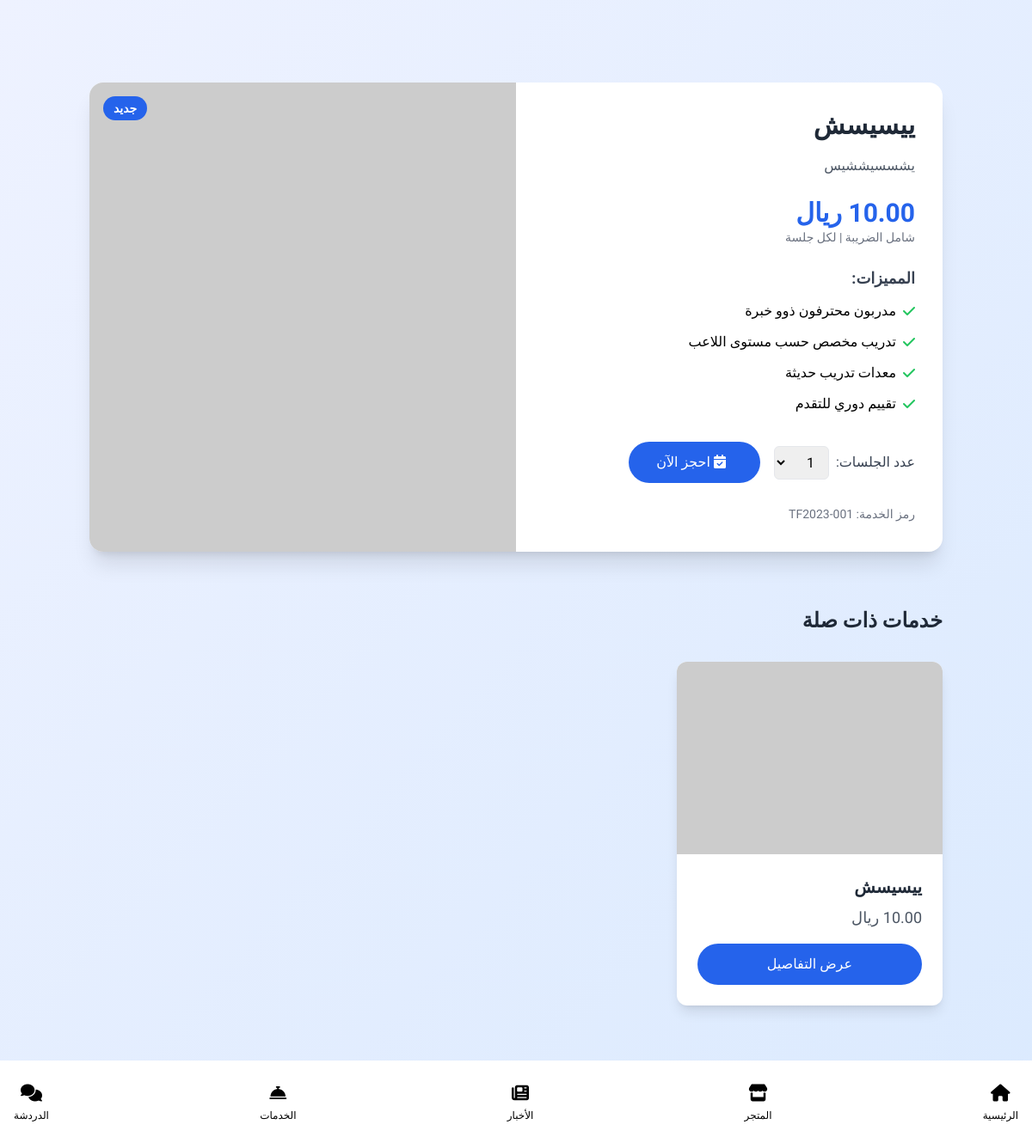
Screenshot of /student/viewServicesSpecific/2 (signed in) with the database file from the repository.
### students/models.py (models this page shows)
class ServicesModel(models.Model):
    club = models.ForeignKey(ClubsModel, on_delete=models.CASCADE)
    creator = models.ForeignKey(User, on_delete=models.SET_NULL, null=True)
    title = models.CharField(max_length=254, null=True)
    desc = models.TextField(null=True)
    age_from = models.IntegerField()
    age_to = models.IntegerField()
    price = models.DecimalField(max_digits = 6, decimal_places = 2)
    classification = models.ManyToManyField('ServicesClassificationModel', blank=True)
    is_enabled = models.BooleanField(default=True)
    creation_date = models.DateTimeField(null=True, verbose_name="تاريخ الانشاء")

### students/views.py (the view)
# urls.py: path('viewServicesSpecific/<int:id>', views.viewServicesSpecific, name='viewServicesSpecific'),
def viewServicesSpecific(request, id):
    user = request.user
    club = user.userprofile.student_profile.club
    service = ServicesModel.objects.get(id=id)
    services = ServicesModel.objects.filter(club=club)
    return render(request, 'student/services/viewSpecific.html', {'service':service, 'services':services})

### messenger/templatetags/messenger_tags.py (called while the page is built)
@register.simple_tag
@stringfilter
def get_user_club(user_id):
    user = User.objects.get(id=user_id)
    club = getUserClub(user)
    return club

### messenger/views.py (called while the page is built)
def getUserClub(user):
    userprofile = user.userprofile
    if userprofile.account_type == '2':
        return userprofile.director_profile.club
    elif user.userprofile.account_type == '3':
        return userprofile.student_profile.club
    elif user.userprofile.account_type == '4':
        return userprofile.Coach_profile.club
    else:
        return None

### templates/student/services/viewSpecific.html (shortened to what this page needs)
{% extends "base_student.html" %} {% load static %} {% block content %}
<section
  class="w-full py-8 md:py-16 bg-gradient-to-br from-indigo-50 to-blue-100"
>
  <div class="container mx-auto px-4 mt-4 md:mt-8 pb-24">
    <div
      class="bg-white rounded-2xl shadow-xl overflow-hidden transition-shadow duration-300 hover:shadow-2xl"
    >
      <div class="flex flex-col md:flex-row-reverse">
        <div class="md:w-1/2 relative">
          <img
            src="https://via.placeholder.com/600x400"
            alt="Service Image"
            class="w-full h-full object-cover transition-transform duration-300 hover:scale-105"
          />
          <div
            class="absolute top-4 left-4 bg-blue-600 text-white px-3 py-1 rounded-full text-sm font-semibold"
          >
            جديد
          </div>
        </div>
        <div class="md:w-1/2 p-6 md:p-8 flex flex-col justify-between">
          <div>
            <h1 class="text-3xl font-bold mb-4 text-right text-gray-800">
              {{service.title}}
            </h1>
            <p class="text-gray-600 mb-6 text-right leading-relaxed">
              {{service.desc}}
            </p>
            <div class="mb-6 text-right">
              <span class="text-3xl font-bold text-blue-600 block"
                >{{service.price}} ريال</span
              >
              <span class="text-sm text-gray-500 block"
                >شامل الضريبة | لكل جلسة</span
              >
            </div>
            <div class="mb-8">
              <h3 class="text-lg font-semibold mb-3 text-right text-gray-700">
                المميزات:
              </h3>
              <ul class="list-none text-right space-y-3">
                <li class="flex items-center justify-start">
                  <i class="fas fa-check text-green-500 ml-2"></i>
                  <span>مدربون محترفون ذوو خبرة</span>
                </li>
                <li class="flex items-center justify-start">
                  <i class="fas fa-check text-green-500 ml-2"></i>
                  <span>تدريب مخصص حسب مستوى اللاعب</span>
                </li>
                <li class="flex items-center justify-start">
                  <i class="fas fa-check text-green-500 ml-2"></i>
                  <span>معدات تدريب حديثة</span>
                </li>
                <li class="flex items-center justify-start">
                  <i class="fas fa-check text-green-500 ml-2"></i>
                  <span>تقييم دوري للتقدم</span>
                </li>
              </ul>
            </div>
          </div>
          <div>
            <div
              class="flex flex-col sm:flex-row justify-start items-center mb-6 space-y-4 sm:space-y-0"
            >
              <div class="flex items-center w-full sm:w-auto ml-4">
                <label for="sessions" class="text-right text-gray-700 ml-2"
                  >عدد الجلسات:</label
                >
                <select
                  id="sessions"
                  class="border rounded-md px-3 py-2 focus:outline-none focus:ring-2 focus:ring-blue-500"
                >
                  <option>1</option>
                </select>
              </div>
              <button
                class="w-full sm:w-auto bg-blue-600 text-white py-3 px-8 rounded-full hover:bg-blue-700 transition duration-300 transform hover:scale-105 focus:outline-none focus:ring-2 focus:ring-blue-500 focus:ring-opacity-50"
              >
                <i class="fas fa-calendar-check mr-2"></i>
                <span>احجز الآن</span>
              </button>
            </div>
            <div class="text-right">
              <span class="text-sm text-gray-500">رمز الخدمة: TF2023-001</span>
            </div>
          </div>
        </div>
      </div>
    </div>
    <div class="mt-16">
      <h2 class="text-2xl font-bold mb-8 text-right text-gray-800">
        خدمات ذات صلة
      </h2>
      <div class="grid grid-cols-1 sm:grid-cols-2 lg:grid-cols-3 gap-8">
        {% for ser in services %}
        <div
        class="bg-white rounded-xl shadow-lg overflow-hidden transition-all duration-300 hover:shadow-xl hover:-translate-y-1"
        >
        <img
          src="https://via.placeholder.com/300x200"
          alt="تدريب لياقة بدنية"
          class="w-full h-56 object-cover transition-transform duration-300 hover:scale-105"
        />
        <div class="p-6 text-right">
          <h3 class="text-xl font-semibold mb-2 text-gray-800">
            {{ser.title}}
          </h3>
          <p class="text-gray-600 text-lg mb-4">{{ser.price}} ريال</p>
          <a
            href="#"
            class="block w-full bg-blue-600 text-white text-center py-3 rounded-full hover:bg-blue-700 transition duration-300 transform hover:scale-105 focus:outline-none focus:ring-2 focus:ring-blue-500 focus:ring-opacity-50"
          >
            <span>عرض التفاصيل</span>
          </a>
        </div>
      </div>
      {% endfor %}
      </div>
    </div>
  </div>
</section>
{% endblock %}

### templates/base_student.html (style rules this page uses)
body { font-family: "Cairo", sans-serif; }

### rows the page displays
ServicesModel: title "ييسيسش", desc "يشسسيششيس", price "10.00"
